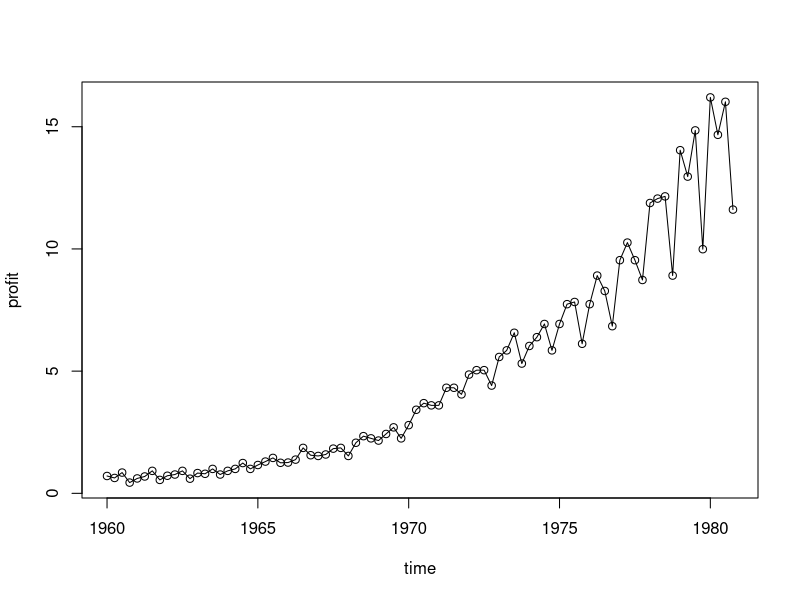

Write the R code that produced this figure.
library(datasets)
data(JohnsonJohnson)
A <- data.frame(time = integer(84), profit = integer(84), stringsAsFactors=FALSE) 

count = 1
for( i in seq(1960, 1980.75, by = 0.25))
{
  A[count,1] = i
  A[count,2] = JohnsonJohnson[count]
  count = count + 1
}

plot(A, type = "o")
f = lm(profit ~ ., data = A) 
summary(f)

A_test = data.frame("time" = 2016, "UKgas"="")
predict(f, A_test) 
winter <- data.frame(time = integer(21), profit = integer(21), stringsAsFactors=FALSE) 
spring  <- data.frame(time = integer(21), profit = integer(21), stringsAsFactors=FALSE) 
summer  <- data.frame(time = integer(21), profit = integer(21), stringsAsFactors=FALSE) 
autumn  <- data.frame(time = integer(21), profit = integer(21), stringsAsFactors=FALSE) 

count = 1
for(i in seq(1,84, by = 1 ))
{
  if(i%%4 == 1 )
    winter[count,] = A[i,]
  if(i%%4 == 2 )
    spring[count,] = A[i,]
  if(i%%4 == 3 )
    summer[count,] = A[i,]
  if(i%%4 == 0 )
  {
    autumn[count,] = A[i,]
    count = count +1 
  }
}

wint = as.data.frame(winter)
spring = as.data.frame(spring)
summer = as.data.frame(summer)
autumn = as.data.frame(autumn)

fW = lm(profit ~ ., data = winter) 
predict(fW, A_test)

fSp = lm(profit ~ ., data = spring) 
predict(fSp, A_test)

fSu = lm(profit ~ ., data = summer) 
predict(fSu, A_test)

fA = lm(profit ~ ., data = autumn) 
predict(fA, A_test)

